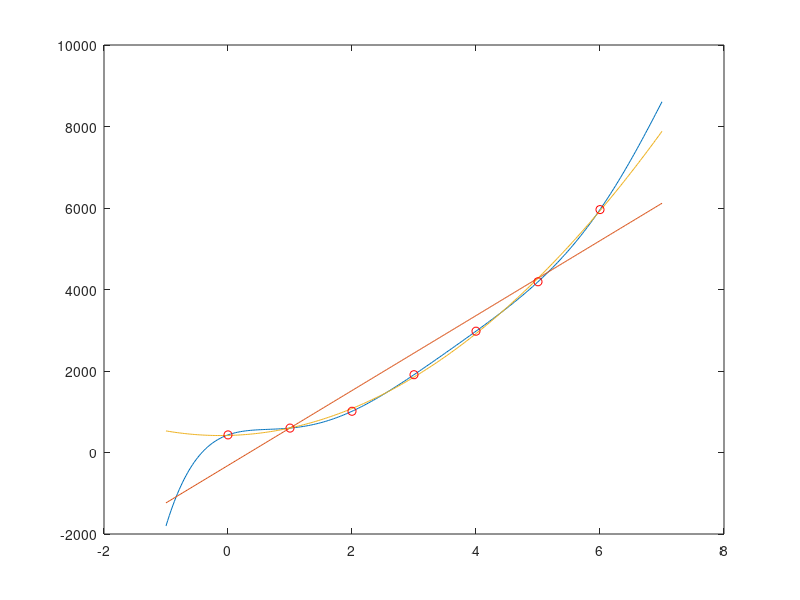

Reproduce this figure in MATLAB.
addpath(pwd)

s = [0, 1, 2, 3, 4, 5, 6];
c = [432, 599, 1012, 1909, 2977, 4190, 5961];

P6 = polyfit(s, c, 6);
P1 = polyfit(s, c, 1);
P2 = polyfit(s, c, 2);
x = linspace(-1, 7, 300);
y6 = polyval(P6, x);
y1 = polyval(P1, x);
y2 = polyval(P2, x)
plot(x, y6);
hold on
plot(x, y1)
hold on
plot(x, y2)
hold on
for i = 1:length(s)
    plot(s(i), c(i), 'o-r')
endfor



err6 = min(sum(abs(c - polyval(P6, s))))
err1 = min(sum(abs(c - polyval(P1, s))))
err2 = min(sum(abs(c - polyval(P2, s))))

P6_10 = polyval(P6, 10)
P1_10 = polyval(P1, 10)
P2_10 = polyval(P2, 10)
errP6_10 = abs(14900 - P6_10)
errP1_10 = abs(14900 - P1_10)
errP2_10 = abs(14900 - P2_10)

pause
